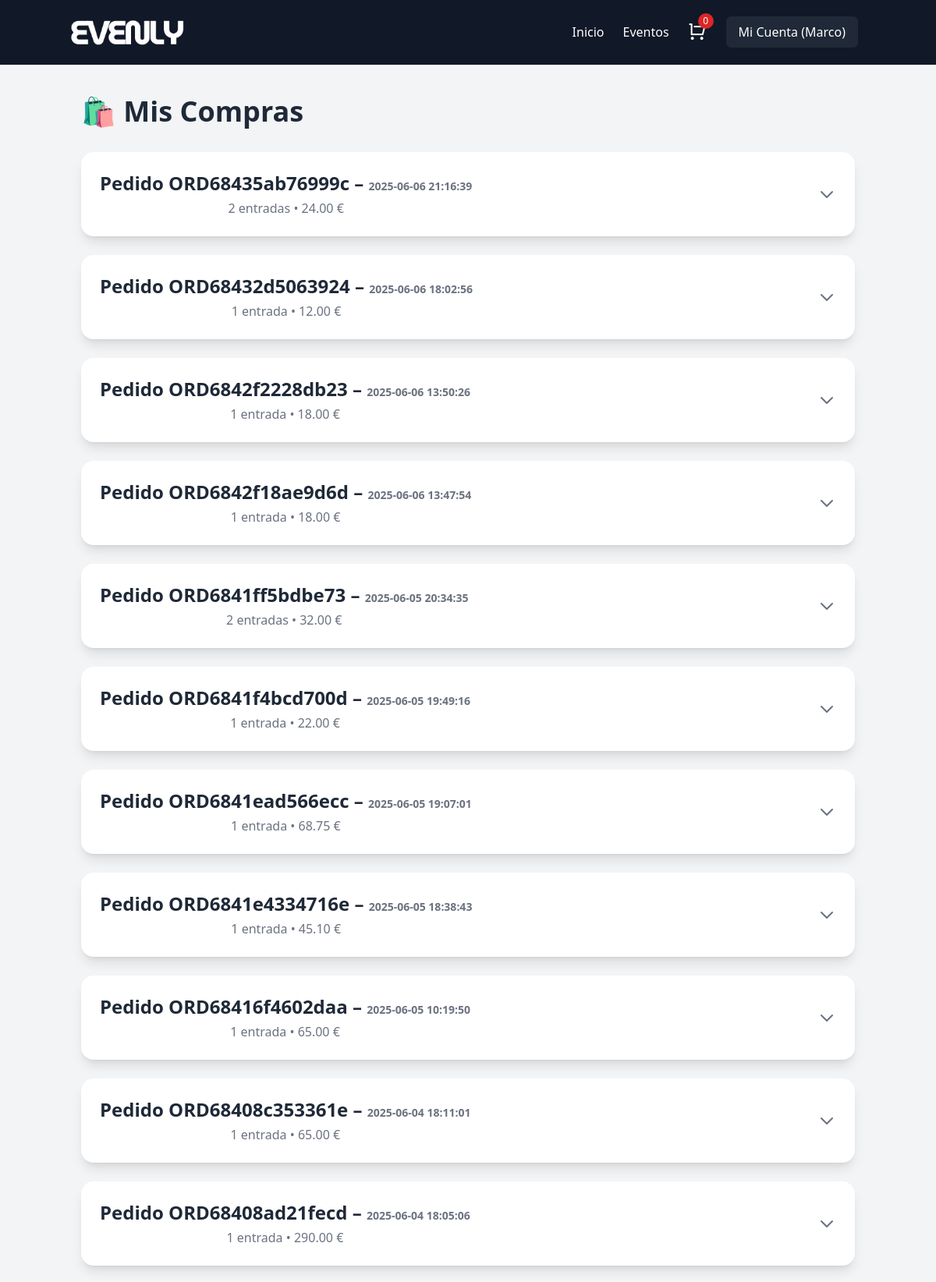
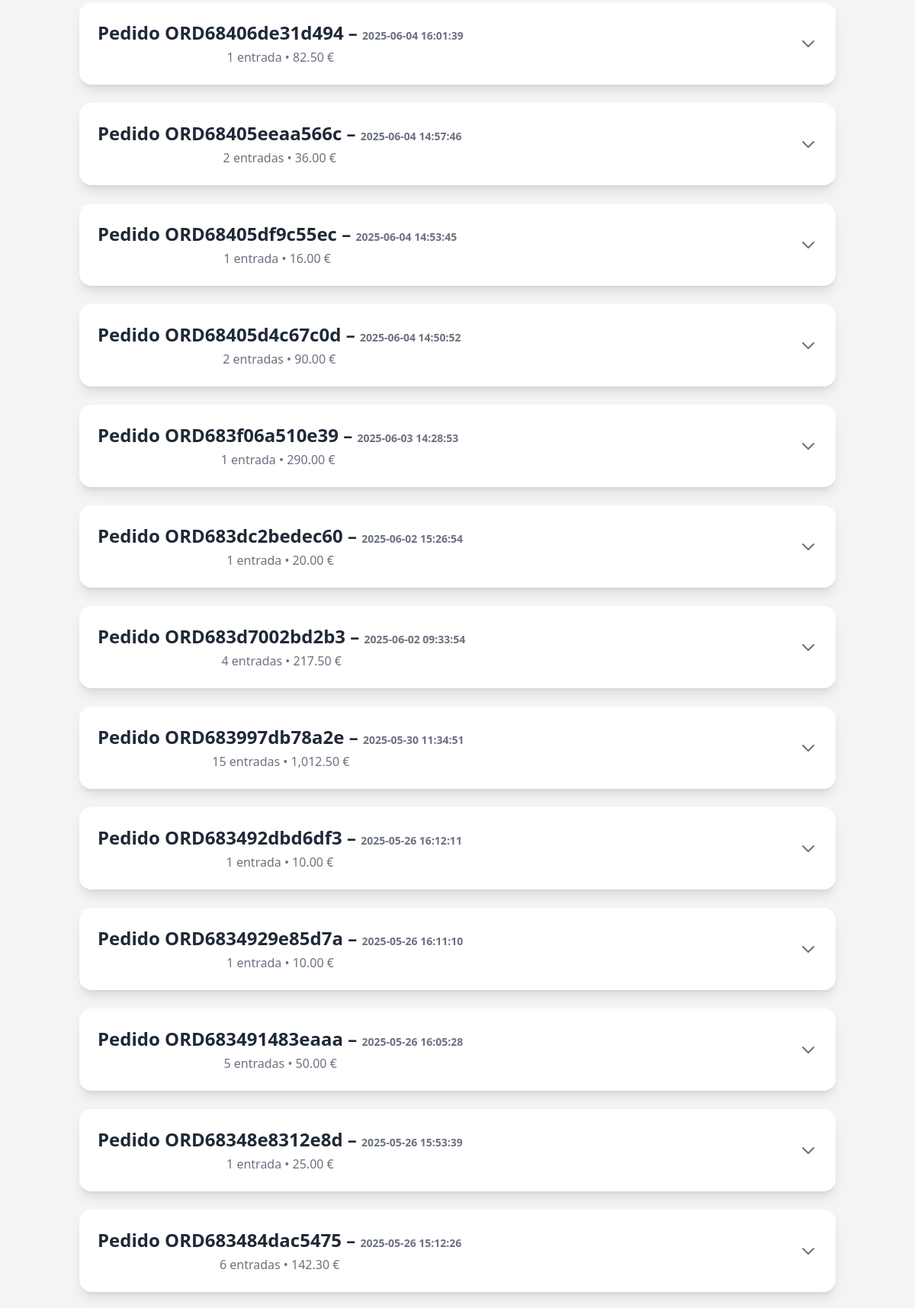
Page /deAndresGarcia_Marco_ProyectoTFC/panel.php (signed in, upper part) on the committed database (2 pictures, top to bottom).
### tables this page shows
CREATE TABLE `compras` (
  `id_compra` int(11) NOT NULL,
  `id_usuario` int(11) NOT NULL,
  `id_evento` int(11) NOT NULL,
  `cantidad` int(11) NOT NULL,
  `order_id` varchar(255) DEFAULT NULL,
  `fecha_compra` datetime NOT NULL DEFAULT current_timestamp()
);

CREATE TABLE `eventos` (
  `id_evento` int(11) NOT NULL,
  `nombre` varchar(255) NOT NULL,
  `descripcion` text DEFAULT NULL,
  `fecha` datetime NOT NULL,
  `hora` time NOT NULL,
  `ubicacion` varchar(255) NOT NULL,
  `precio` decimal(10,2) NOT NULL,
  `imagen` varchar(255) DEFAULT NULL,
  `aforo` int(11) NOT NULL,
  `id_empresa` int(11) NOT NULL,
  `categoria` varchar(50) NOT NULL DEFAULT 'Concierto'
);

### deAndresGarcia_Marco_ProyectoTFC/panel.php (the view, shortened to what this page needs)
<?php
require_once "conexion.php";
$uid = $_SESSION['id_usuario'];
$stmt = $conexion->prepare("SELECT DISTINCT order_id, fecha_compra FROM compras WHERE id_usuario = ? ORDER BY fecha_compra DESC");
$stmt->execute([$uid]);
$pedidos = $stmt->fetchAll(PDO::FETCH_ASSOC);
function getItemsByOrder($conexion, $orderId) {
    $sql = "SELECT c.id_evento, c.cantidad, e.nombre, e.imagen, e.precio FROM compras c JOIN eventos e ON c.id_evento = e.id_evento WHERE c.order_id = ?";
    $q = $conexion->prepare($sql);
    $q->execute([$orderId]);
    return $q->fetchAll(PDO::FETCH_ASSOC);
}
?>
<!DOCTYPE html>
<html lang="es">
  <head>
    <script src="https://cdn.tailwindcss.com"></script>
  </head>
  <body class="bg-gray-100 flex flex-col min-h-screen">
    <?php include 'includes/headerContacto.php'; ?>
    <main class="flex-grow w-full max-w-5xl mx-auto py-10 px-4" x-data>
      <h1 class="text-3xl sm:text-4xl font-extrabold mb-8 text-gray-800">🛍️ Mis Compras</h1>
      <?php if (empty($pedidos)): ?>
        <div class="text-center py-20">
          <p class="text-lg sm:text-xl text-gray-600 mb-4">
            Aún no has realizado ninguna compra.
          </p>
          <a href="eventos.php" class="inline-block bg-blue-600 text-white px-6 py-3 rounded-full hover:bg-blue-700 transition">
            Ver Eventos
          </a>
        </div>
      <?php else: ?>
        <div class="space-y-6">
          <?php foreach ($pedidos as $p):
            $items     = getItemsByOrder($conexion, $p['order_id']);
            $countTotal = array_sum(array_column($items, 'cantidad'));
            $sumTotal   = array_sum(array_map(fn($i) => $i['precio'] * $i['cantidad'], $items));
          ?>
          <div x-data="{ open: false }" class="bg-white rounded-2xl shadow-lg overflow-hidden">
            <button
              @click="open = !open"
              class="w-full flex flex-col sm:flex-row justify-between items-start sm:items-center p-4 sm:p-6 focus:outline-none">
              <div class="w-full sm:w-auto">
                <h2 class="text-xl sm:text-2xl font-semibold text-gray-800">
                  Pedido <?= htmlspecialchars($p['order_id']) ?> –
                  <span class="text-sm text-gray-500"><?= htmlspecialchars($p['fecha_compra']) ?></span>
                </h2>
                <p class="mt-2 sm:mt-1 text-gray-500">
                  <span class="font-medium"><?= $countTotal ?></span> entrada<?= $countTotal > 1 ? 's' : '' ?> •
                  <span class="font-medium"><?= number_format($sumTotal, 2) ?> €</span>
                </p>
              </div>
              <svg :class="open ? 'rotate-180' : ''"
                class="h-6 w-6 text-gray-500 transform transition-transform duration-200 mt-3 sm:mt-0"
                fill="none" stroke="currentColor" viewBox="0 0 24 24">
                <path stroke-linecap="round" stroke-linejoin="round" stroke-width="2"
                  d="M19 9l-7 7-7-7"/>
              </svg>
            </button>
          </div>
          <?php endforeach; ?>
        </div>
      <?php endif; ?>
    </main>
  </body>
</html>

### rows in the picture
compras: sumTotal "24.00"
compras: id_evento.precio "12.00"
compras: id_evento.precio "18.00"
compras: id_evento.precio "18.00"
compras: sumTotal "32.00"
compras: id_evento.precio "22.00"
compras: id_evento.precio "68.75"
compras: id_evento.precio "45.10"
compras: id_evento.precio "65.00"
compras: id_evento.precio "65.00"
compras: id_evento.precio "290.00"
compras: id_evento.precio "82.50"
compras: sumTotal "36.00"
compras: id_evento.precio "16.00"
compras: sumTotal "90.00"
compras: id_evento.precio "290.00"
compras: id_evento.precio "20.00"
compras: id_evento.precio "10.00"
compras: id_evento.precio "10.00"
compras: sumTotal "50.00"
compras: id_evento.precio "25.00"

### other values in the picture
$nombreUsuario "Marco"
$p['order_id'] "ORD68435ab76999c"
$p['fecha_compra'] "2025-06-06 21:16:39"
$countTotal "2"
$p['order_id'] "ORD68432d5063924"
$p['fecha_compra'] "2025-06-06 18:02:56"
$countTotal "1"
$p['order_id'] "ORD6842f2228db23"
$p['fecha_compra'] "2025-06-06 13:50:26"
$p['order_id'] "ORD6842f18ae9d6d"
$p['fecha_compra'] "2025-06-06 13:47:54"
$p['order_id'] "ORD6841ff5bdbe73"
$p['fecha_compra'] "2025-06-05 20:34:35"
$p['order_id'] "ORD6841f4bcd700d"
$p['fecha_compra'] "2025-06-05 19:49:16"
